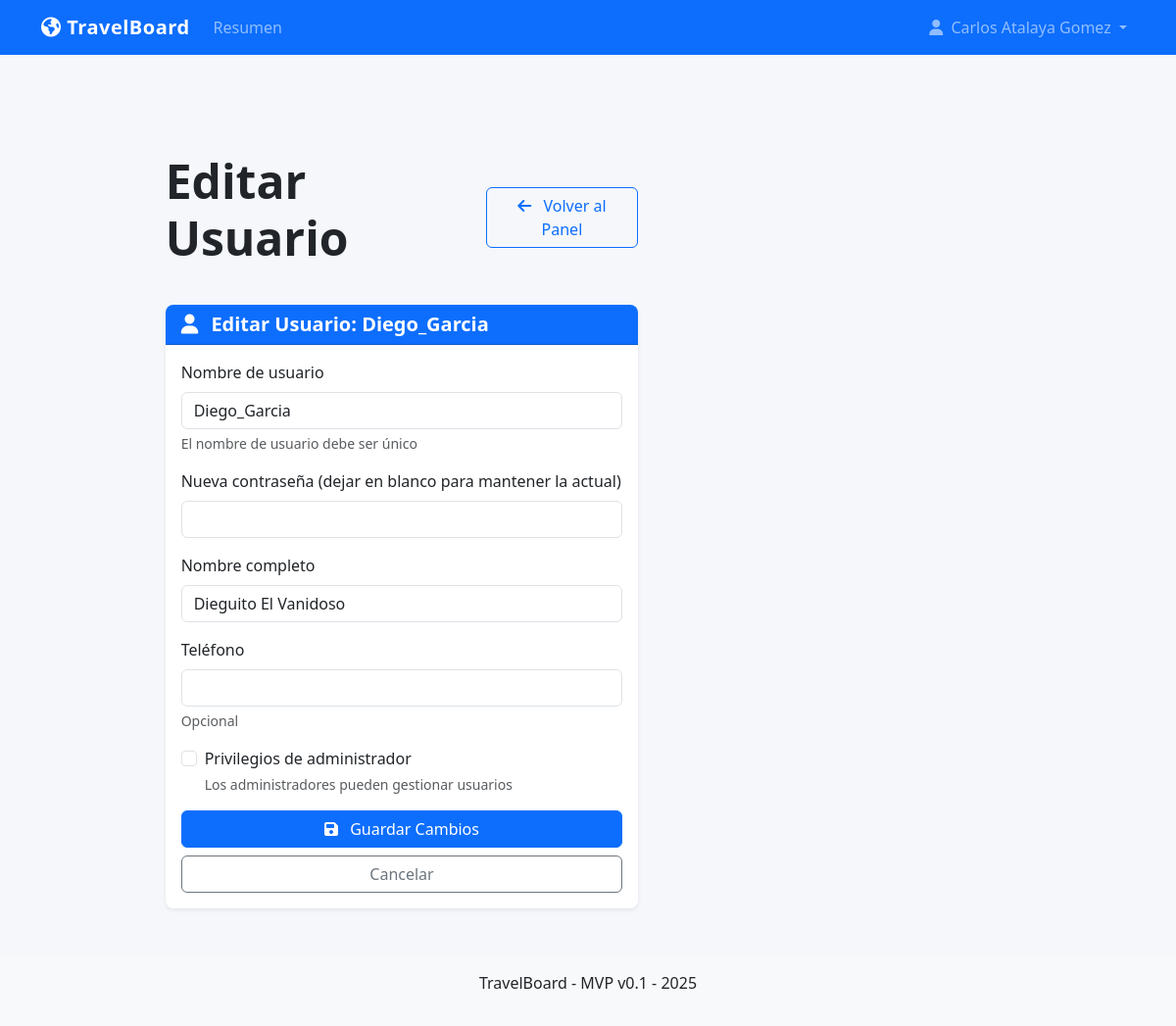
/auth/admin/user/2/edit (signed in), run on the app's committed database.
### models.py (models this page shows, shortened)
class User(UserMixin, db.Model):
    id = db.Column(db.Integer, primary_key=True)
    username = db.Column(db.String(80), unique=True, nullable=False)
    password_hash = db.Column(db.String(200), nullable=False)
    name = db.Column(db.String(100), nullable=False)
    phone = db.Column(db.String(20), nullable=True)
    is_admin = db.Column(db.Boolean, default=False)

### auth.py (the view, shortened to what this page needs)
@auth.route('/admin/user/<int:user_id>/edit', methods=['GET', 'POST'])
@login_required
@admin_required
def edit_user(user_id):
    user = User.query.get_or_404(user_id)
    current_date = datetime.now(pytz.UTC)
    return render_template('user_form.html', action='edit', user=user, current_date=current_date)

### app.py (called while the page is built)
@login_manager.user_loader
def load_user(user_id):
    return User.query.get(int(user_id))

@app.before_request
def check_initial_setup():
    public_endpoints = ['static', 'setup', 'auth.login', 'auth.logout']
    if request.endpoint in public_endpoints:
        return None
    user_count = User.query.count()
    if user_count == 0 and request.endpoint != 'setup':
        return redirect(url_for('setup'))
    if not current_user.is_authenticated and request.endpoint not in public_endpoints:
        return redirect(url_for('auth.login'))

### auth.py (called while the page is built)
def admin_required(f):
    @wraps(f)
    def decorated_function(*args, **kwargs):
        if not current_user.is_authenticated or not current_user.is_admin:
            flash('Se requieren permisos de administrador para acceder a esta página', 'danger')
            return redirect(url_for('auth.login'))
        return f(*args, **kwargs)
    return decorated_function

### templates/user_form.html (shortened to what this page needs)
{% extends "base.html" %}
{% block content %}
<div class="row">
    <div class="col-12 col-md-8 mx-auto">
        <div class="d-flex justify-content-between align-items-center mb-4">
            <h1 class="display-5">
                {% if action == 'add' %}
                    Añadir Usuario
                {% else %}
                    Editar Usuario
                {% endif %}
            </h1>
            <a href="{{ url_for('auth.admin_panel') }}" class="btn btn-outline-primary">
                <i class="fas fa-arrow-left me-2"></i> Volver al Panel
            </a>
        </div>
        <div class="card">
            <div class="card-header bg-primary text-white">
                <h5 class="mb-0">
                    <i class="fas fa-user me-2"></i>
                    {% if action == 'add' %}
                        Nuevo Usuario
                    {% else %}
                        Editar Usuario: {{ user.username }}
                    {% endif %}
                </h5>
            </div>
            <div class="card-body">
                <form method="POST">
                    <div class="mb-3">
                        <label for="username" class="form-label">Nombre de usuario</label>
                        <input type="text" class="form-control" id="username" name="username"
                               value="{{ user.username if user else '' }}" required>
                        <div class="form-text">El nombre de usuario debe ser único</div>
                    </div>
                    <div class="mb-3">
                        <label for="password" class="form-label">
                            {% if action == 'add' %}
                                Contraseña
                            {% else %}
                                Nueva contraseña (dejar en blanco para mantener la actual)
                            {% endif %}
                        </label>
                        <input type="password" class="form-control" id="password" name="password"
                               {% if action == 'add' %}required{% endif %}>
                    </div>
                    <div class="mb-3">
                        <label for="name" class="form-label">Nombre completo</label>
                        <input type="text" class="form-control" id="name" name="name"
                               value="{{ user.name if user else '' }}" required>
                    </div>
                    <div class="mb-3">
                        <label for="phone" class="form-label">Teléfono</label>
                        <input type="text" class="form-control" id="phone" name="phone"
                               value="{{ user.phone if user else '' }}">
                        <div class="form-text">Opcional</div>
                    </div>
                    <div class="mb-3 form-check">
                        <input type="checkbox" class="form-check-input" id="is_admin" name="is_admin"
                               {% if user and user.is_admin %}checked{% endif %}>
                        <label class="form-check-label" for="is_admin">Privilegios de administrador</label>
                        <div class="form-text">Los administradores pueden gestionar usuarios</div>
                    </div>
                    <div class="d-grid gap-2">
                        <button type="submit" class="btn btn-primary">
                            {% if action == 'add' %}
                                <i class="fas fa-plus me-2"></i> Crear Usuario
                            {% else %}
                                <i class="fas fa-save me-2"></i> Guardar Cambios
                            {% endif %}
                        </button>
                        <a href="{{ url_for('auth.admin_panel') }}" class="btn btn-outline-secondary">Cancelar</a>
                    </div>
                </form>
            </div>
        </div>
    </div>
</div>
{% endblock %}

### templates/base.html (shortened to what this page needs)
<!DOCTYPE html>
<html lang="es">
<head>
    <link href="https://cdn.jsdelivr.net/npm/bootstrap@5.3.0/dist/css/bootstrap.min.css" rel="stylesheet">
    <link rel="stylesheet" href="https://cdnjs.cloudflare.com/ajax/libs/font-awesome/6.4.0/css/all.min.css">
    <link rel="stylesheet" href="{{ url_for('static', filename='css/main.css') }}">
    <link rel="stylesheet" href="{{ url_for('static', filename='css/responsive.css') }}">
</head>
<body>
    <header class="fixed-top">
        <nav class="navbar navbar-expand-lg navbar-dark bg-primary">
            <div class="container">
                <a class="navbar-brand" href="/">
                    <i class="fas fa-globe-americas"></i> TravelBoard
                </a>
                <div class="collapse navbar-collapse" id="mainNav">
                    <ul class="navbar-nav me-auto">
                        <li class="nav-item">
                            <a class="nav-link" href="/#overview">Resumen</a>
                        </li>
                    </ul>
                    <ul class="navbar-nav">
                        {% if current_user.is_authenticated %}
                            <li class="nav-item dropdown">
                                <a class="nav-link dropdown-toggle" href="#" id="userDropdown" role="button" data-bs-toggle="dropdown" aria-expanded="false">
                                    <i class="fas fa-user me-1"></i> {{ current_user.name }}
                                </a>
                            </li>
                        {% else %}
                            <li class="nav-item">
                                <a class="nav-link" href="{{ url_for('auth.login') }}">
                                    <i class="fas fa-sign-in-alt me-1"></i> Iniciar sesión
                                </a>
                            </li>
                        {% endif %}
                    </ul>
                </div>
            </div>
        </nav>
    </header>
    <main class="container mt-5 pt-5">
        <div class="row">
            <div class="col-lg-8">
                {% block content %}{% endblock %}
            </div>
            <div class="col-lg-4">
            </div>
        </div>
    </main>
    <footer class="mt-5 py-3 bg-light">
        <div class="container text-center">
            <p>TravelBoard - MVP v0.1 - {% if current_date %}{{ current_date.strftime('%Y') }}{% else %}{{ now().year }}{% endif %}</p>
        </div>
    </footer>
</body>
</html>

### static/css/main.css (style rules this page uses)
:root { --primary-color: #0d6efd; --secondary-color: #6c757d; --accent-color: #fd7e14; --success-color: #198754; --info-color: #0dcaf0; --warning-color: #ffc107; --danger-color: #dc3545; --light-color: #f8f9fa; --dark-color: #212529; }
body { font-family: 'Segoe UI', Tahoma, Geneva, Verdana, sans-serif; background-color: #f5f7fa; color: var(--dark-color); padding-top: 60px; }
a { color: var(--primary-color); text-decoration: none; transition: color 0.2s ease-in-out; }
.navbar-brand { font-weight: 700; letter-spacing: 0.5px; }
.card { border: none; border-radius: 0.5rem; box-shadow: 0 0.125rem 0.25rem rgba(0, 0, 0, 0.075); transition: transform 0.2s ease-in-out, box-shadow 0.2s ease-in-out; }
.card-header { border-radius: 0.5rem 0.5rem 0 0 !important; font-weight: 600; }
h1, h2, h3, h4, h5, h6 { font-weight: 600; margin-bottom: 1rem; }
.display-5, .display-6 { font-weight: 600; }
html { scroll-behavior: smooth; scroll-padding-top: 70px; }

### static/css/responsive.css (style rules this page uses)
@media (min-width: 1200px) { .container { max-width: 1140px; } }

### data on the page
User: name "Carlos Atalaya Gomez"
User: username "Diego_Garcia", name "Dieguito El Vanidoso"
